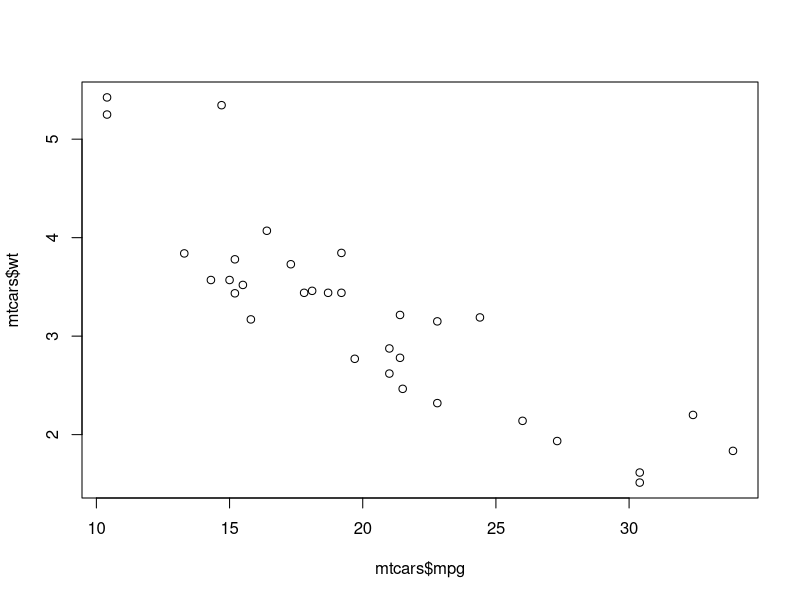
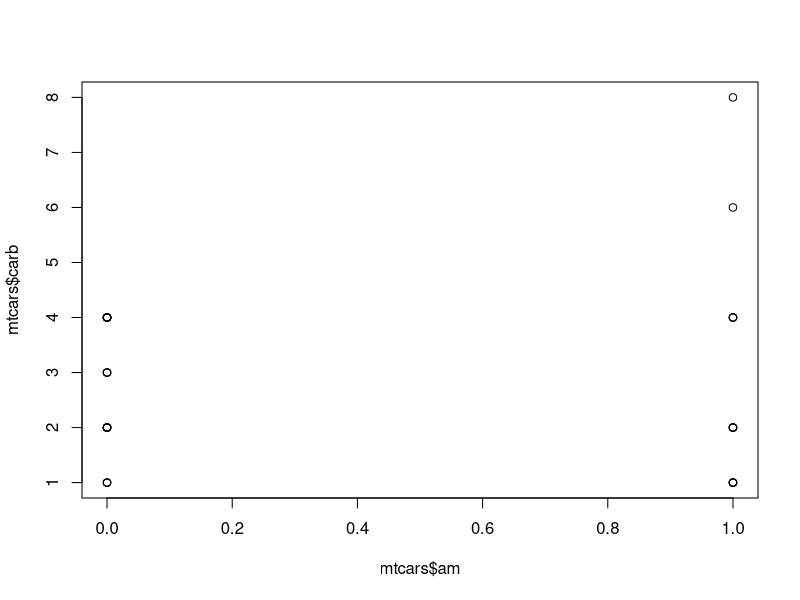
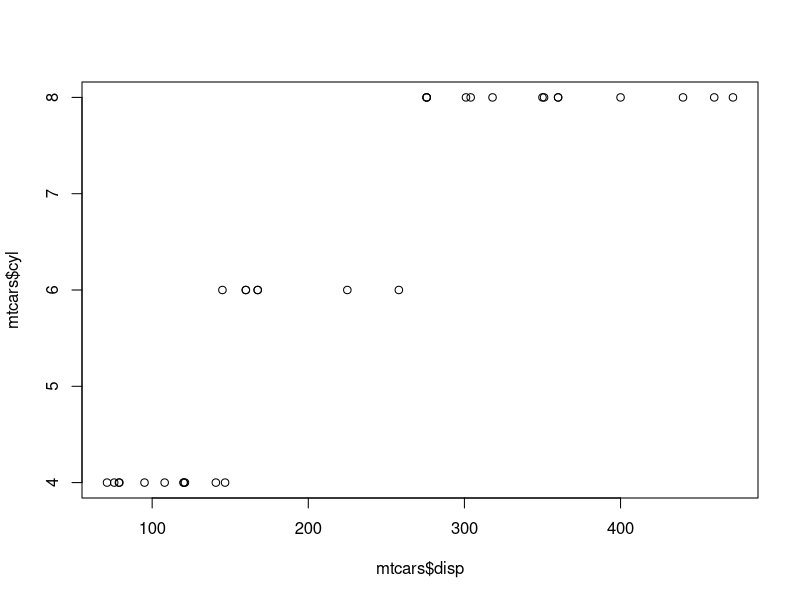

These figures' R source, in order:
## ---- chunk 1
getwd()
## ---- chunk 2
plot(mtcars$mpg, mtcars$wt)
## ---- chunk 3
plot(mtcars$am, mtcars$carb)
## ---- chunk 4
plot(mtcars$disp, mtcars$cyl)
